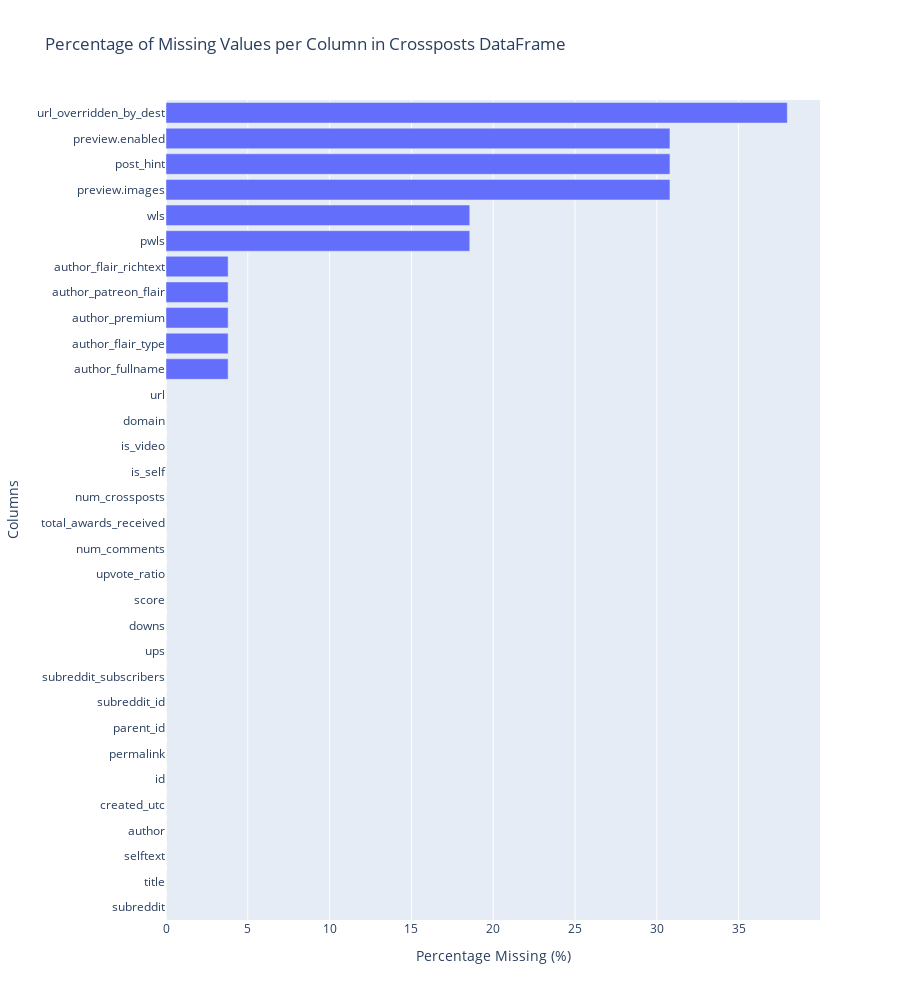

The cell this chart's notebook holds for it:
### Code cell
# Calculate missing values and related metrics
crossposts_missing_values = crossposts_df_filtered.isnull().sum()
crossposts_total_rows = len(crossposts_df_filtered)
crossposts_non_missing_values = crossposts_total_rows - crossposts_missing_values
crossposts_missing_percentage = (crossposts_missing_values / crossposts_total_rows) * 100

crossposts_missing_summary = pd.DataFrame({
    'Column Name': crossposts_missing_values.index,
    'Missing Values': crossposts_missing_values.values,
    'Non-Missing Values': crossposts_non_missing_values.values,
    'Total Occurrences': crossposts_total_rows,
    'Percentage Missing': crossposts_missing_percentage.values
})

crossposts_missing_summary_sorted = crossposts_missing_summary.sort_values(by='Percentage Missing', ascending=True)

print("Detailed Missing Values Report for Crossposts DataFrame:\n")
print(crossposts_missing_summary_sorted.to_string(index=False))

fig = px.bar(crossposts_missing_summary_sorted,
             y='Column Name',  
             x='Percentage Missing',
             orientation='h',
             title='Percentage of Missing Values per Column in Crossposts DataFrame',
             labels={'Column Name': 'Columns', 'Percentage Missing': 'Percentage Missing (%)'},
             height=1000)

fig.update_traces(hovertemplate='Column: %{y}<br>Percentage Missing: %{x:.2f}%')

fig.show()

### Figure 1 — Plotly figure (JSON) as saved in the notebook; plotly's stock layout.template omitted (floating-point values rounded to 4 significant figures)
{"data": [{"hovertemplate": "Column: %{y}<br>Percentage Missing: %{x:.2f}%", "legendgroup": "", "marker": {"color": "#636efa", "pattern": {"shape": ""}}, "name": "", "orientation": "h", "showlegend": false, "textposition": "auto", "type": "bar", "x": [0.0, 0.0, 0.0, 0.0, 0.0, 0.0, 0.0, 0.0, 0.0, 0.0, 0.0, 0.0, 0.0, 0.0, 0.0, 0.0, 0.0, 0.0, 0.0, 0.0, 0.0, 3.797, 3.797, 3.797, 3.797, 3.797, 18.57, 18.57, 30.8, 30.8, 30.8, 37.97], "xaxis": "x", "y": ["subreddit", "title", "selftext", "author", "created_utc", "id", "permalink", "parent_id", "subreddit_id", "subreddit_subscribers", "ups", "downs", "score", "upvote_ratio", "num_comments", "total_awards_received", "num_crossposts", "is_self", "is_video", "domain", "url", "author_fullname", "author_flair_type", "author_premium", "author_patreon_flair", "author_flair_richtext", "pwls", "wls", "preview.images", "post_hint", "preview.enabled", "url_overridden_by_dest"], "yaxis": "y"}], "layout": {"barmode": "relative", "height": 1000, "legend": {"tracegroupgap": 0}, "title": {"text": "Percentage of Missing Values per Column in Crossposts DataFrame"}, "xaxis": {"anchor": "y", "domain": [0, 1], "title": {"text": "Percentage Missing (%)"}}, "yaxis": {"anchor": "x", "domain": [0, 1], "title": {"text": "Columns"}}}}
